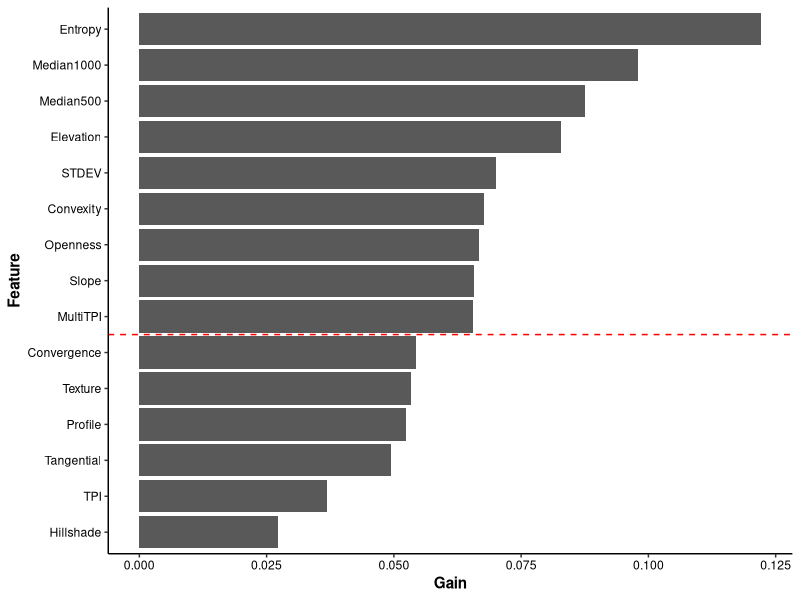

R code for this plot:
library("ggplot2")

data = read.csv("results/variable_importance.csv")
ggplot(data, aes(x = Gain, y = reorder(Feature, Gain))) +
  xlab("Gain") +
  ylab("Feature") +
  geom_col() +
  geom_hline(yintercept = 6.5, linetype = "dashed", color = "red") +
  theme_bw() +
  theme(panel.border = element_blank(),
        panel.grid.major = element_blank(),
        panel.grid.minor = element_blank(),
        axis.text = element_text(color = "black"),
        axis.line = element_line(colour = "black", linewidth = 0.5),
        axis.title = element_text(face = "bold"))
